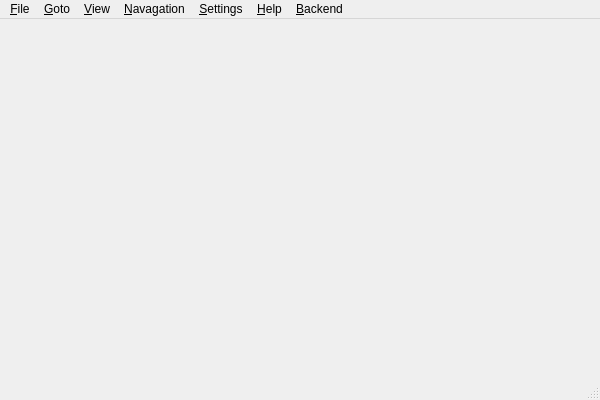
<?xml version="1.0" encoding="UTF-8"?>
<ui version="4.0">
 <class>MainWindow</class>
 <widget class="QMainWindow" name="MainWindow">
  <property name="geometry">
   <rect>
    <x>0</x>
    <y>0</y>
    <width>600</width>
    <height>400</height>
   </rect>
  </property>
  <property name="windowTitle">
   <string>MainWindow</string>
  </property>
  <property name="documentMode">
   <bool>false</bool>
  </property>
  <widget class="QWidget" name="centralWidget">
   <property name="sizePolicy">
    <sizepolicy hsizetype="Preferred" vsizetype="Preferred">
     <horstretch>0</horstretch>
     <verstretch>0</verstretch>
    </sizepolicy>
   </property>
   <layout class="QVBoxLayout" name="verticalLayout">
    <property name="margin">
     <number>0</number>
    </property>
   </layout>
  </widget>
  <widget class="QMenuBar" name="menuBar">
   <property name="geometry">
    <rect>
     <x>0</x>
     <y>0</y>
     <width>600</width>
     <height>28</height>
    </rect>
   </property>
   <widget class="QMenu" name="menu_File">
    <property name="title">
     <string>&amp;File</string>
    </property>
    <widget class="QMenu" name="menuOpen_Recent">
     <property name="title">
      <string>Open &amp;Recent</string>
     </property>
     <addaction name="separator"/>
     <addaction name="action_Clear_List"/>
    </widget>
    <widget class="QMenu" name="menu_Export_As">
     <property name="title">
      <string>&amp;Export As</string>
     </property>
     <addaction name="action_Plain_Text"/>
     <addaction name="actionP_DF"/>
     <addaction name="action_Archive"/>
    </widget>
    <addaction name="action_Open"/>
    <addaction name="menuOpen_Recent"/>
    <addaction name="separator"/>
    <addaction name="action_Save_As"/>
    <addaction name="menu_Export_As"/>
    <addaction name="separator"/>
    <addaction name="action_Properties"/>
    <addaction name="separator"/>
    <addaction name="actionE_xit"/>
   </widget>
   <widget class="QMenu" name="menu_View">
    <property name="title">
     <string>&amp;View</string>
    </property>
    <widget class="QMenu" name="menu_View_Mode">
     <property name="title">
      <string>&amp;View Mode</string>
     </property>
     <addaction name="actionFit_Width_2"/>
     <addaction name="actionFit_Height"/>
     <addaction name="actionSplit_Half"/>
     <addaction name="actionSplit_One_Third"/>
     <addaction name="actionSplit_One_Sixth"/>
    </widget>
    <widget class="QMenu" name="menuO_rientation">
     <property name="title">
      <string>O&amp;rientation</string>
     </property>
     <addaction name="actionRotate_Left"/>
     <addaction name="actionRotate_Right"/>
     <addaction name="action_Original"/>
    </widget>
    <addaction name="actionZoom_In"/>
    <addaction name="actionZoom_Out"/>
    <addaction name="action_Zoom"/>
    <addaction name="separator"/>
    <addaction name="action_Trim_Margens"/>
    <addaction name="separator"/>
    <addaction name="menu_View_Mode"/>
    <addaction name="menuO_rientation"/>
   </widget>
   <widget class="QMenu" name="menu_Goto">
    <property name="title">
     <string>&amp;Goto</string>
    </property>
    <addaction name="action_Next_Page"/>
    <addaction name="action_Privous_Page"/>
    <addaction name="action_First_Page"/>
    <addaction name="action_Last_Page"/>
    <addaction name="action_Goto_Page"/>
    <addaction name="separator"/>
    <addaction name="actionF_orward"/>
    <addaction name="action_Backward"/>
   </widget>
   <widget class="QMenu" name="menu_Navagation">
    <property name="title">
     <string>&amp;Navagation</string>
    </property>
    <addaction name="action_Contents"/>
    <addaction name="action_Thumbnail"/>
    <addaction name="action_Index"/>
    <addaction name="action_Bookmark"/>
    <addaction name="actionF_ind"/>
   </widget>
   <widget class="QMenu" name="menu_Setting">
    <property name="title">
     <string>&amp;Settings</string>
    </property>
    <addaction name="actionSpeak_Current_Page"/>
    <addaction name="actionS_top_speaking"/>
    <addaction name="separator"/>
    <addaction name="actionConfigure_Okular"/>
   </widget>
   <widget class="QMenu" name="menu_Help">
    <property name="title">
     <string>&amp;Help</string>
    </property>
    <addaction name="actionAbout_Backend"/>
    <addaction name="actionAbout_Okular"/>
    <addaction name="actionAbout_Qt"/>
   </widget>
   <widget class="QMenu" name="menu_Backend">
    <property name="title">
     <string>&amp;Backend</string>
    </property>
   </widget>
   <addaction name="menu_File"/>
   <addaction name="menu_Goto"/>
   <addaction name="menu_View"/>
   <addaction name="menu_Navagation"/>
   <addaction name="menu_Setting"/>
   <addaction name="menu_Help"/>
   <addaction name="menu_Backend"/>
  </widget>
  <widget class="QStatusBar" name="statusBar"/>
  <action name="action_Open">
   <property name="text">
    <string>&amp;Open</string>
   </property>
  </action>
  <action name="action_Clear_List">
   <property name="text">
    <string>&amp;Clear List</string>
   </property>
  </action>
  <action name="action_Save_As">
   <property name="text">
    <string>&amp;Save As</string>
   </property>
  </action>
  <action name="action_Plain_Text">
   <property name="text">
    <string>&amp;Plain Text</string>
   </property>
  </action>
  <action name="actionP_DF">
   <property name="text">
    <string>P&amp;DF</string>
   </property>
  </action>
  <action name="action_Archive">
   <property name="text">
    <string>&amp;Archive</string>
   </property>
  </action>
  <action name="action_Properties">
   <property name="text">
    <string>&amp;Properties</string>
   </property>
  </action>
  <action name="actionE_mbedded_Files">
   <property name="text">
    <string>E&amp;mbedded Files</string>
   </property>
  </action>
  <action name="actionRe_load">
   <property name="text">
    <string>Re&amp;load</string>
   </property>
  </action>
  <action name="actionE_xit">
   <property name="text">
    <string>E&amp;xit</string>
   </property>
  </action>
  <action name="action_Copy">
   <property name="text">
    <string>&amp;Copy</string>
   </property>
  </action>
  <action name="action_Select_All">
   <property name="text">
    <string>&amp;Select All</string>
   </property>
  </action>
  <action name="action_Find">
   <property name="text">
    <string>&amp;Find</string>
   </property>
  </action>
  <action name="action_Zoom">
   <property name="text">
    <string>&amp;Zoom To</string>
   </property>
  </action>
  <action name="actionZoom_In">
   <property name="text">
    <string>Zoom &amp;In</string>
   </property>
  </action>
  <action name="actionZoom_Out">
   <property name="text">
    <string>Zoom &amp;Out</string>
   </property>
  </action>
  <action name="actionFit_Width">
   <property name="checkable">
    <bool>true</bool>
   </property>
   <property name="text">
    <string>Fit &amp;Width</string>
   </property>
  </action>
  <action name="actionFit_Page">
   <property name="checkable">
    <bool>true</bool>
   </property>
   <property name="text">
    <string>Fit &amp;Page</string>
   </property>
  </action>
  <action name="action_Single_Page">
   <property name="checkable">
    <bool>true</bool>
   </property>
   <property name="text">
    <string>&amp;Single Page</string>
   </property>
  </action>
  <action name="action_Double_Page">
   <property name="checkable">
    <bool>true</bool>
   </property>
   <property name="text">
    <string>&amp;Double Page</string>
   </property>
  </action>
  <action name="action_Overview">
   <property name="checkable">
    <bool>true</bool>
   </property>
   <property name="text">
    <string>&amp;Overview</string>
   </property>
  </action>
  <action name="action_Continuous">
   <property name="checkable">
    <bool>true</bool>
   </property>
   <property name="text">
    <string>&amp;Continuous</string>
   </property>
  </action>
  <action name="action_Trim_Margens">
   <property name="checkable">
    <bool>false</bool>
   </property>
   <property name="text">
    <string>&amp;Trim Margens</string>
   </property>
  </action>
  <action name="actionRotate_Left">
   <property name="text">
    <string>Rotate &amp;Left</string>
   </property>
  </action>
  <action name="actionRotate_Right">
   <property name="text">
    <string>Rotate &amp;Right</string>
   </property>
  </action>
  <action name="action_Original">
   <property name="text">
    <string>&amp;Original</string>
   </property>
  </action>
  <action name="action_Next_Page">
   <property name="text">
    <string>&amp;Next Page</string>
   </property>
  </action>
  <action name="action_Privous_Page">
   <property name="text">
    <string>&amp;Privous Page</string>
   </property>
  </action>
  <action name="action_First_Page">
   <property name="text">
    <string>&amp;First Page</string>
   </property>
  </action>
  <action name="action_Last_Page">
   <property name="text">
    <string>&amp;Last Page</string>
   </property>
  </action>
  <action name="actionF_orward">
   <property name="text">
    <string>F&amp;orward</string>
   </property>
  </action>
  <action name="action_Backward">
   <property name="text">
    <string>&amp;Backward</string>
   </property>
  </action>
  <action name="action_Goto_Page">
   <property name="text">
    <string>&amp;Goto Page</string>
   </property>
  </action>
  <action name="action_Contents">
   <property name="text">
    <string>&amp;Contents</string>
   </property>
  </action>
  <action name="action_Thumbnail">
   <property name="text">
    <string>&amp;Thumbnail</string>
   </property>
  </action>
  <action name="action_Next_Bookmark">
   <property name="text">
    <string>&amp;Next Bookmark</string>
   </property>
  </action>
  <action name="action_Privous_Bookmark">
   <property name="text">
    <string>&amp;Privous Bookmark</string>
   </property>
  </action>
  <action name="action_Add_Bookmark">
   <property name="text">
    <string>&amp;Add Bookmark</string>
   </property>
  </action>
  <action name="action_Shoe_Bookmarks">
   <property name="text">
    <string>&amp;Show Bookmarks</string>
   </property>
  </action>
  <action name="actionSpeak_Current_Page">
   <property name="text">
    <string>&amp;Speak Current Page</string>
   </property>
  </action>
  <action name="actionS_top_speaking">
   <property name="text">
    <string>S&amp;top Speaking</string>
   </property>
  </action>
  <action name="actionConfigure_Backend">
   <property name="text">
    <string>Configure &amp;Backend</string>
   </property>
  </action>
  <action name="actionConfigure_Okular">
   <property name="text">
    <string>&amp;Configure</string>
   </property>
  </action>
  <action name="actionAbout_Backend">
   <property name="text">
    <string>About &amp;Backend</string>
   </property>
  </action>
  <action name="actionAbout_Okular">
   <property name="text">
    <string>About &amp;Okular</string>
   </property>
  </action>
  <action name="actionAbout_Qt">
   <property name="text">
    <string>About &amp;Qt</string>
   </property>
  </action>
  <action name="actionF_ind">
   <property name="text">
    <string>F&amp;ind</string>
   </property>
  </action>
  <action name="action_Index">
   <property name="text">
    <string>&amp;Index</string>
   </property>
  </action>
  <action name="action_Bookmark">
   <property name="text">
    <string>&amp;Bookmark</string>
   </property>
  </action>
  <action name="action">
   <property name="text">
    <string>适合宽度</string>
   </property>
  </action>
  <action name="action_2">
   <property name="text">
    <string>适合高度</string>
   </property>
  </action>
  <action name="actionFit_Width_2">
   <property name="text">
    <string>Fit Width</string>
   </property>
  </action>
  <action name="actionFit_Height">
   <property name="text">
    <string>Fit Height</string>
   </property>
  </action>
  <action name="actionSplit_Half">
   <property name="text">
    <string>Split Half</string>
   </property>
  </action>
  <action name="actionSplit_One_Third">
   <property name="text">
    <string>Split Quarter</string>
   </property>
  </action>
  <action name="actionSplit_One_Sixth">
   <property name="text">
    <string>Split One Sixth</string>
   </property>
  </action>
 </widget>
 <layoutdefault spacing="6" margin="11"/>
 <resources/>
 <connections/>
</ui>
